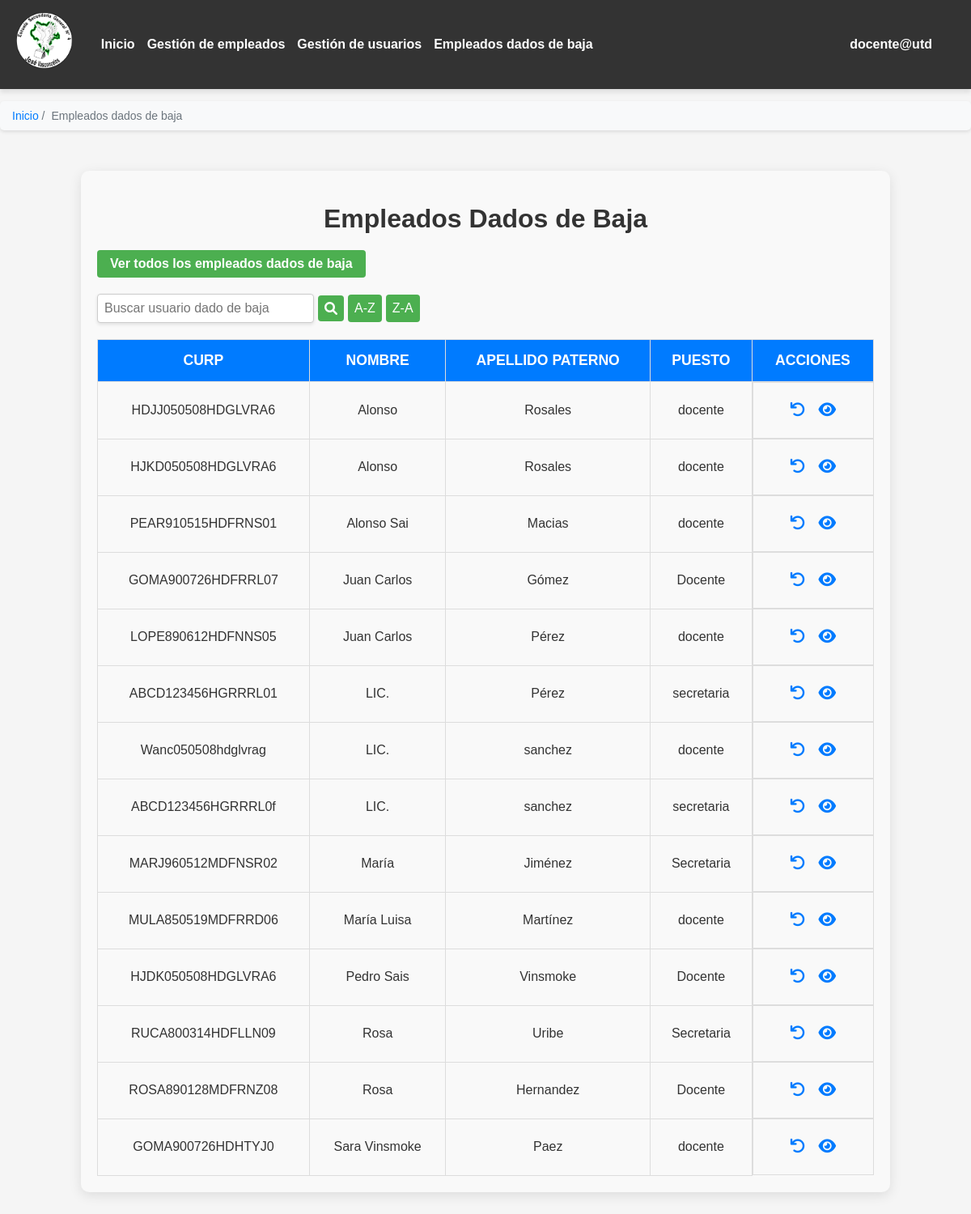
The app's page /empleados/bajas.php (signed in) with its own data.
### tables this page shows
CREATE TABLE `empleados` (
  `id_empleado` int(11) NOT NULL,
  `CURP` varchar(18) NOT NULL,
  `RFC` varchar(13) NOT NULL,
  `titulo` varchar(15) DEFAULT NULL COMMENT 'se coloca solo abreviaciones como LIC. , ING, etc.',
  `nombres` text NOT NULL,
  `apellido_p` varchar(128) DEFAULT NULL,
  `apellido_m` varchar(128) DEFAULT NULL,
  `sexo` char(1) DEFAULT NULL,
  `fecha_nacimiento` date DEFAULT NULL,
  `email` varchar(64) NOT NULL,
  `telefono_movil` varchar(16) DEFAULT NULL,
  `telefono_fijo` varchar(16) DEFAULT NULL,
  `estado_civil` tinytext DEFAULT NULL,
  `CP` varchar(5) DEFAULT NULL,
  `col_fracc` varchar(50) DEFAULT NULL,
  `calle` varchar(128) DEFAULT NULL,
  `numero` varchar(10) DEFAULT NULL,
  `fecha_contrato` date NOT NULL,
  `puesto` text DEFAULT NULL COMMENT 'puesto de trabajo (director, docente, secretaria, etcsa)',
  `turno` varchar(32) NOT NULL,
  `horario_entrada` time NOT NULL,
  `horario_salida` time NOT NULL,
  `estatus` binary(1) DEFAULT NULL,
  `dado_de_baja_por` varchar(100) DEFAULT NULL,
  `fecha_baja` date DEFAULT NULL
);

### empleados/bajas.php (the view, shortened to what this page needs)
<?php
require_once('../conexion/conexion.php');
$search = isset($_GET['search']) ? trim($_GET['search']) : '';
$order = isset($_GET['order']) && $_GET['order'] == 'desc' ? 'DESC' : 'ASC';
if (!empty($search)) {
    $sql = "SELECT CURP, nombres, apellido_p, puesto, turno
            FROM empleados
            WHERE estatus = 0
            AND (nombres LIKE ? OR apellido_p LIKE ? OR CURP LIKE ? OR puesto LIKE ?)
            ORDER BY nombres $order;";
    $stmt = $conn->prepare($sql);
    $search_term = "%" . $search . "%";
    $stmt->bind_param("ssss", $search_term, $search_term, $search_term, $search_term);
    $stmt->execute();
    $result = $stmt->get_result();
} else {
    $sql = "SELECT CURP, nombres, apellido_p, puesto, turno
            FROM empleados
            WHERE estatus = 0
            ORDER BY nombres $order;";
    $result = $conn->query($sql);
}
?>
<!DOCTYPE html>
<html lang="es">
<head>
    <link href="https://cdnjs.cloudflare.com/ajax/libs/font-awesome/6.0.0/css/all.min.css" rel="stylesheet">
    <link rel="stylesheet" href="../estilos.css">
    <link rel="stylesheet" href="https://cdn.jsdelivr.net/npm/sweetalert2@11/dist/sweetalert2.min.css">
</head>
<body>
<nav class="navbar" id="navbar">
    <div class="navbar-left" id="navbar-left">
        <a class="navbar-logo">
            <img src="../img/logo_esc_sec_4.png" alt="Logo" class="logo">
        </a>
        <ul class="navbar-menu" id="navbar-menu">
            <li><a href="../pagina/inicio.php" class="navbar-link">Inicio</a></li>
            <li><a href="../empleados/tabla2.php" class="navbar-link">Gestión de empleados</a></li>
            <li><a href="../usuarios/gestion_user.php" class="navbar-link">Gestión de usuarios</a></li>
            <li><a href="../empleados/bajas.php" class="navbar-link">Empleados dados de baja</a></li>
        </ul>
    </div>
    <div class="user-profile">
        <span class="user-name" id="user-name"><?php echo htmlspecialchars($_SESSION['usuario']); ?></span>
    </div>
</nav>
<nav aria-label="breadcrumb" class="breadcrumb">
    <ul>
        <li><a href="../pagina/inicio.php">Inicio</a></li>
        <li><span class="breadcrumb-separator"></span>Empleados dados de baja</li>
    </ul>
</nav>
<div class="tabla2-container">
    <h1 class="tabla2-title">Empleados Dados de Baja</h1>
    <div>
        <a href="bajas.php" class="tabla2-add-link">Ver todos los empleados dados de baja</a>
        <form method="GET" action="bajas.php" class="busqueda-form">
            <input
                type="text"
                name="search"
                placeholder="Buscar usuario dado de baja"
                class="busqueda-input"
                value="<?php echo isset($_GET['search']) ? htmlspecialchars($_GET['search']) : ''; ?>">
            <button type="submit" class="busqueda-button">
                <i class="fa fa-search"></i>
            </button>
            <button type="submit" name="order" value="asc" class="busqueda-button">A-Z</button>
            <button type="submit" name="order" value="desc" class="busqueda-button">Z-A</button>
        </form>
    </div>
    <table class="tabla2-table">
        <thead>
            <tr>
                <th>CURP</th>
                <th>Nombre</th>
                <th>Apellido Paterno</th>
                <th>Puesto</th>
                <th>Acciones</th>
            </tr>
        </thead>
        <tbody>
            <?php
            if ($result && $result->num_rows > 0) {
                while ($row = $result->fetch_assoc()) {
                    echo "<tr>";
                    echo "<td>" . htmlspecialchars($row["CURP"]) . "</td>";
                    echo "<td>" . htmlspecialchars($row["nombres"]) . "</td>";
                    echo "<td>" . htmlspecialchars($row["apellido_p"]) . "</td>";
                    echo "<td>" . htmlspecialchars($row["puesto"]) . "</td>";
                    echo "<td class='tabla2-actions'>";
                    echo "<form method='POST' class='inline' id='restoreForm-" . htmlspecialchars($row["CURP"]) . "'>";
                    echo "<button type='button' title='Restaurar' onclick=\"confirmRestore('" . htmlspecialchars($row['CURP']) . "')\">";
                    echo "<i class='fa fa-undo'></i></button>";
                    echo "<a href='ver_empleado_baja.php?curp=" . urlencode($row["CURP"]) . "'><i class='fa fa-eye'></i></a>";
                    echo "</form>";
                    echo "</td>";
                    echo "</tr>";
                }
            } else {
                echo "<tr><td colspan='5'>No hay usuarios dados de baja</td></tr>";
            }
            ?>
        </tbody>
    </table>
</div>
</body>
</html>

### estilos.css (style rules this page uses)
body { font-family: Arial, sans-serif; margin: 0; padding: 0; background-color: #f5f5f5; color: #333; }
.navbar { background-color: #333; color: #fff; display: flex; justify-content: space-between; align-items: center; padding: 1rem; position: sticky; top: 0; z-index: 1000; box-shadow: 0px 4px 6px rgba(0, 0, 0, 0.1); }
.navbar-left { display: flex; align-items: center; gap: 1rem; }
.navbar-menu { list-style: none; display: flex; gap: 1rem; margin: 0; padding: 0; }
.navbar-link { text-decoration: none; color: #fff; font-size: 1rem; transition: color 0.3s ease; }
.user-profile { position: relative; display: flex; align-items: center; font-size: 1rem; cursor: pointer; color: #fff; }
.user-name { font-weight: bold; margin-right: 10px; padding: 0.5rem 1rem; border: 2px solid transparent; border-radius: 5px; transition: all 0.3s ease; }
.navbar-logo { display: flex; align-items: center; text-decoration: none; }
.logo { height: 80px; width: auto; margin-right: 10px; }
.tabla2-container { width: 80%; margin: 50px auto; padding: 20px; border-radius: 10px; background-color: #f9f9f9; box-shadow: 0 4px 15px rgba(0, 0, 0, 0.1); }
.tabla2-title { text-align: center; font-size: 2em; color: #333; font-weight: bold; margin-bottom: 20px; }
.tabla2-add-link { display: inline-block; background-color: #28a745; color: white; padding: 12px 25px; border-radius: 5px; text-decoration: none; font-size: 1.1em; margin-bottom: 20px; font-weight: bold; transition: background-color 0.3s ease; }
.tabla2-table { width: 100%; border-collapse: collapse; margin-top: 20px; }
.tabla2-table th, .tabla2-table td { padding: 15px; border: 1px solid #ddd; text-align: center; }
.tabla2-table th { background-color: #007bff; color: white; font-size: 1.1em; text-transform: uppercase; }
.tabla2-table td { background-color: #f9f9f9; color: #333; }
.tabla2-table tbody tr:nth-child(even) { background-color: #f2f2f2; }
.tabla2-actions { display: flex; justify-content: center; gap: 10px; }
.tabla2-actions a, .tabla2-actions button { background-color: transparent; border: none; cursor: pointer; padding: 8px; font-size: 1.2em; }
.tabla2-actions a i, .tabla2-actions button i { color: #007bff; transition: color 0.3s ease; }
.navbar { display: flex; justify-content: space-between; align-items: center; background-color: #333; padding: 15px 20px; color: white; }
.navbar .navbar-menu { list-style: none; margin: 0; padding: 0; display: flex; gap: 15px; }
.navbar .navbar-menu li a { color: white; text-decoration: none; font-weight: bold; font-size: 1em; transition: color 0.3s ease; }
.tabla2-add-link { padding: 0.5rem 1rem; background-color: #4caf50; color: white; border-radius: 4px; text-decoration: none; font-size: 1rem; transition: background-color 0.3s ease; }
.busqueda-form { display: flex; align-items: center; gap: 5px; }
.busqueda-input { width: 250px; padding: 0.5rem; border: 1px solid #ccc; border-radius: 4px; font-size: 1rem; box-shadow: 0px 2px 4px rgba(0, 0, 0, 0.1); transition: border-color 0.3s ease; }
.busqueda-button { padding: 0.5rem; background-color: #4caf50; color: white; border: none; border-radius: 4px; cursor: pointer; font-size: 1rem; display: flex; align-items: center; justify-content: center; transition: background-color 0.3s ease; }
.busqueda-button i { font-size: 1rem; }
.breadcrumb { background-color: #f8f9fa; padding: 10px 15px; margin: 15px 0; border-radius: 5px; font-size: 14px; box-shadow: 0px 2px 4px rgba(0, 0, 0, 0.1); }
.breadcrumb ul { list-style: none; padding: 0; margin: 0; display: flex; gap: 8px; }
.breadcrumb li { display: inline; }
.breadcrumb a { text-decoration: none; color: #007bff; font-weight: 500; }
.breadcrumb li:not(:last-child)::after { content: " /"; color: #6c757d; }
.breadcrumb li:last-child { color: #6c757d; pointer-events: none; }

### records on screen
empleados: CURP "HDJJ050508HDGLVRA6", nombres "Alonso", apellido_p "Rosales", puesto "docente"
empleados: CURP "HJKD050508HDGLVRA6", nombres "Alonso", apellido_p "Rosales", puesto "docente"
empleados: CURP "PEAR910515HDFRNS01", nombres "Alonso Sai", apellido_p "Macias", puesto "docente"
empleados: CURP "GOMA900726HDFRRL07", nombres "Juan Carlos", apellido_p "Gómez", puesto "Docente"
empleados: CURP "LOPE890612HDFNNS05", nombres "Juan Carlos", apellido_p "Pérez", puesto "docente"
empleados: CURP "ABCD123456HGRRRL01", nombres "LIC.", apellido_p "Pérez", puesto "secretaria"
empleados: CURP "Wanc050508hdglvrag", nombres "LIC.", apellido_p "sanchez", puesto "docente"
empleados: CURP "ABCD123456HGRRRL0f", nombres "LIC.", apellido_p "sanchez", puesto "secretaria"
empleados: CURP "MARJ960512MDFNSR02", nombres "María", apellido_p "Jiménez", puesto "Secretaria"
empleados: CURP "MULA850519MDFRRD06", nombres "María Luisa", apellido_p "Martínez", puesto "docente"
empleados: CURP "HJDK050508HDGLVRA6", nombres "Pedro Sais", apellido_p "Vinsmoke", puesto "Docente"
empleados: CURP "RUCA800314HDFLLN09", nombres "Rosa", apellido_p "Uribe", puesto "Secretaria"
empleados: CURP "ROSA890128MDFRNZ08", nombres "Rosa", apellido_p "Hernandez", puesto "Docente"
empleados: CURP "GOMA900726HDHTYJ0", nombres "Sara Vinsmoke", apellido_p "Paez", puesto "docente"

### other values on screen
$_SESSION['usuario'] "docente@utd"
